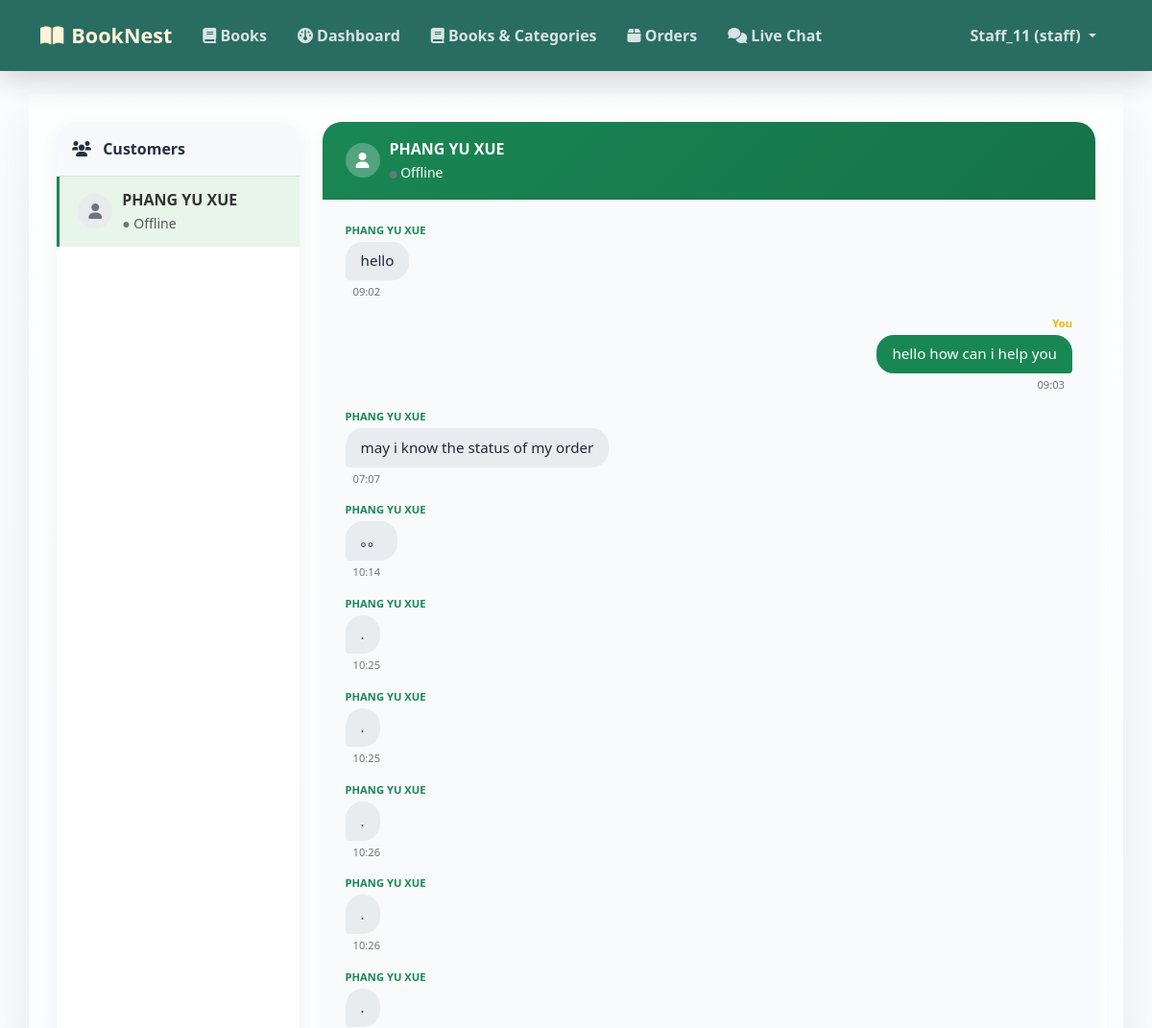
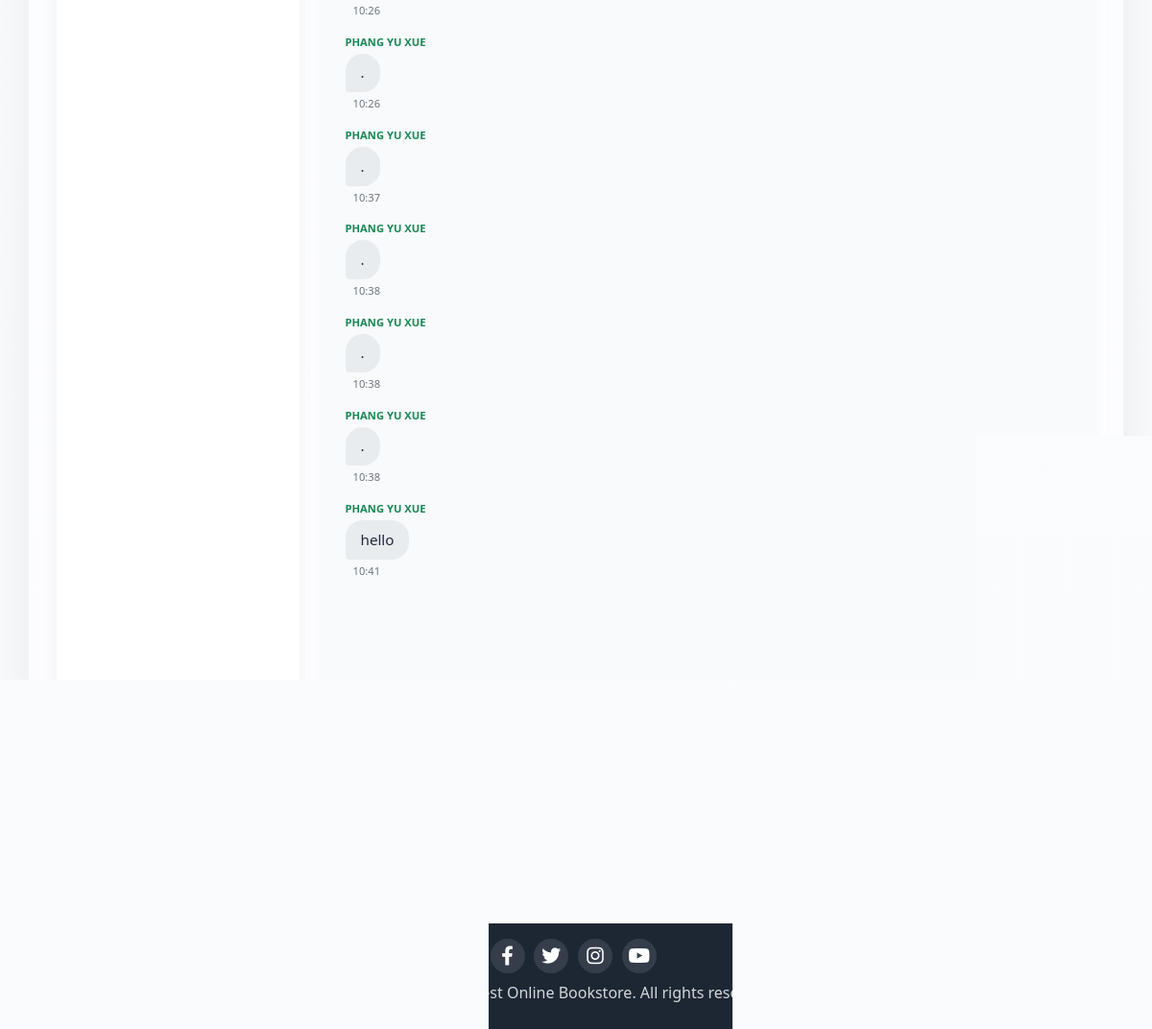
Screenshot of /Staff/chat.php (signed in) with the database file from the repository (2 pictures, top to bottom).
### tables this page shows
CREATE TABLE `users` (
  `id` int(10) UNSIGNED NOT NULL,
  `name` varchar(100) NOT NULL,
  `email` varchar(100) NOT NULL,
  `phone` varchar(20) DEFAULT NULL,
  `address` text DEFAULT NULL,
  `password` varchar(255) NOT NULL,
  `role` enum('customer','staff','admin') NOT NULL DEFAULT 'customer',
  `email_verified` tinyint(1) NOT NULL DEFAULT 0,
  `verification_token` varchar(255) DEFAULT NULL,
  `reset_token` varchar(255) DEFAULT NULL,
  `reset_expires` datetime DEFAULT NULL,
  `created_at` timestamp NOT NULL DEFAULT current_timestamp(),
  `must_change_password` tinyint(1) DEFAULT 0,
  `last_activity` timestamp NULL DEFAULT NULL
);

CREATE TABLE `chat_messages` (
  `id` int(10) UNSIGNED NOT NULL,
  `sender_id` int(10) UNSIGNED NOT NULL,
  `receiver_id` int(10) UNSIGNED NOT NULL,
  `message` text NOT NULL,
  `created_at` timestamp NOT NULL DEFAULT current_timestamp(),
  `is_read` tinyint(1) DEFAULT 0
);

### Staff/chat.php (the view, shortened to what this page needs)
<?php
include '../Customize&Database/header.php';
$staffId = $_SESSION['user_id'];
$customers = $pdo->query("
    SELECT DISTINCT u.id, u.name,
           TIMESTAMPDIFF(SECOND, u.last_activity, NOW()) < 120 AS is_online,
           (SELECT COUNT(*) FROM chat_messages WHERE receiver_id = $staffId AND sender_id = u.id AND is_read = 0) AS unread_count
    FROM chat_messages c
    JOIN users u ON (c.sender_id = u.id OR c.receiver_id = u.id)
    WHERE (c.sender_id = $staffId OR c.receiver_id = $staffId) AND u.role = 'customer'
")->fetchAll();
$selectedCustomer = $_GET['customer_id'] ?? ($customers[0]['id'] ?? 0);
$messages = [];
if ($selectedCustomer) {
    $stmt = $pdo->prepare("SELECT * FROM chat_messages WHERE (sender_id = ? AND receiver_id = ?) OR (sender_id = ? AND receiver_id = ?) ORDER BY created_at ASC");
    $stmt->execute([$staffId, $selectedCustomer, $selectedCustomer, $staffId]);
    $messages = $stmt->fetchAll();
}
$customerStatus = [];
foreach ($customers as $c) {
    $customerStatus[$c['id']] = $c['is_online'];
}
?>
<div class="row g-4">
    <div class="col-md-4 col-lg-3">
        <div class="chat-sidebar">
            <div class="p-3 bg-light border-bottom">
                <i class="fas fa-users me-2"></i> <strong>Customers</strong>
            </div>
            <ul class="list-group list-group-flush">
                <?php foreach ($customers as $c): ?>
                    <li class="list-group-item <?= $selectedCustomer == $c['id'] ? 'active' : '' ?>">
                        <a href="?customer_id=<?= $c['id'] ?>" class="text-decoration-none d-flex align-items-center justify-content-between">
                            <div class="d-flex align-items-center">
                                <div class="customer-avatar">
                                    <i class="fas fa-user text-secondary"></i>
                                </div>
                                <div>
                                    <div class="customer-name"><?= htmlspecialchars($c['name']) ?></div>
                                    <small class="text-muted">
                                        <?php if ($c['is_online']): ?>
                                            <span class="text-success">●</span> Online
                                        <?php else: ?>
                                            <span class="text-secondary">●</span> Offline
                                        <?php endif; ?>
                                    </small>
                                </div>
                            </div>
                        </a>
                    </li>
                <?php endforeach; ?>
            </ul>
        </div>
    </div>
    <div class="col-md-8 col-lg-9">
        <div class="chat-main">
            <div class="chat-header">
                <div class="d-flex align-items-center">
                    <div class="customer-avatar bg-white bg-opacity-25">
                        <i class="fas fa-user"></i>
                    </div>
                    <div>
                        <div class="fw-bold">
                            <?php
                                $customerName = '';
                                foreach ($customers as $c) {
                                    if ($c['id'] == $selectedCustomer) {
                                        $customerName = $c['name'];
                                        break;
                                    }
                                }
                                echo htmlspecialchars($customerName ?: 'Select a customer');
                            ?>
                        </div>
                        <small>
                            <?php if ($selectedCustomer && isset($customerStatus[$selectedCustomer]) && $customerStatus[$selectedCustomer]): ?>
                                <i class="fas fa-circle text-success" style="font-size: 0.5rem;"></i> Online now
                            <?php else: ?>
                                <i class="fas fa-circle text-secondary" style="font-size: 0.5rem;"></i> Offline
                            <?php endif; ?>
                        </small>
                    </div>
                </div>
            </div>
            <div class="chat-messages" id="chatBox">
                <?php foreach ($messages as $msg): ?>
                    <?php
                        $isSent = ($msg['sender_id'] == $staffId);
                        if ($isSent) {
                            $senderName = 'You';
                        } else {
                            $otherName = '';
                            foreach ($customers as $c) {
                                if ($c['id'] == $msg['sender_id']) {
                                    $otherName = $c['name'];
                                    break;
                                }
                            }
                            $senderName = $otherName ?: 'Customer';
                        }
                    ?>
                    <div class="chat-bubble <?= $isSent ? 'sent' : 'received' ?>">
                        <div class="chat-sender"><?= $senderName ?></div>
                        <div class="bubble">
                            <?= nl2br(htmlspecialchars($msg['message'])) ?>
                        </div>
                        <div class="chat-time">
                            <?= date('H:i', strtotime($msg['created_at'])) ?>
                        </div>
                    </div>
                <?php endforeach; ?>
            </div>
            <div class="chat-footer">
                <form method="POST" id="chatForm">
                    <div class="input-group">
                        <input type="text" name="message" class="form-control" placeholder="Type your reply..." required autocomplete="off">
                        <button type="submit" class="btn">
                            <i class="fas fa-paper-plane"></i> Send
                        </button>
                    </div>
                </form>
            </div>
        </div>
    </div>
</div>
<?php include '../Customize&Database/footer.php'; ?>

### Customize&Database/design.css (style rules this page uses)
html, body { min-height: 100%; margin: 0; padding: 0; }
body { background: linear-gradient(180deg, rgba(246, 248, 251, 0.35), rgba(246, 248, 251, 0.55)), url('/finalproject/booknestonlinebookstoresystem/Image/background6.jpg'); background-size: cover; background-position: center center; background-repeat: no-repeat; background-attachment: fixed; color: var(--bn-ink); display: flex; flex-direction: column; font-family: "Segoe UI", Arial, sans-serif; min-height: 100vh; }
body, p, .description, .card-text { color: var(--bn-ink); font-weight: 400; }
.card, .row .col-md-8 { background-color: var(--bn-surface); }
.form-control, .form-select { border: 1px solid #dbe1ea; border-radius: 12px; color: var(--bn-ink); min-height: 46px; padding: 0.68rem 0.9rem; transition: border-color 0.18s ease, box-shadow 0.18s ease; }
.input-group .form-control { border-radius: 0 12px 12px 0; }
.btn { border-radius: 12px; font-weight: 700; }

### Staff/chat.php (style rules this page uses)
.chat-sidebar { background: #fff; border-radius: 20px; box-shadow: 0 8px 20px rgba(0,0,0,0.05); overflow: hidden; height: 100%; }
.chat-sidebar .list-group-item { border: none; border-left: 3px solid transparent; padding: 0.8rem 1.2rem; transition: all 0.2s; position: relative; }
.chat-sidebar .list-group-item.active { background-color: #e8f5e9; border-left-color: #198754; color: #198754; }
.chat-sidebar .list-group-item a { font-weight: 500; display: block; color: #333; }
.chat-main { background: #fff; border-radius: 20px; box-shadow: 0 8px 20px rgba(0,0,0,0.05); overflow: hidden; display: flex; flex-direction: column; height: 100%; min-height: 500px; }
.chat-header { background: linear-gradient(135deg, #198754, #157347); color: white; padding: 1rem 1.5rem; border-bottom: 1px solid rgba(0,0,0,0.05); }
.chat-messages { flex: 1; padding: 1.5rem; overflow-y: auto; background: #f8fafc; }
.chat-bubble { max-width: 75%; margin-bottom: 1rem; display: flex; flex-direction: column; }
.chat-bubble.sent { align-items: flex-end; margin-left: auto; }
.chat-bubble.received { align-items: flex-start; }
.bubble { padding: 0.6rem 1rem; border-radius: 18px; font-size: 0.95rem; line-height: 1.4; word-wrap: break-word; }
.sent .bubble { background: #198754; color: white; border-bottom-right-radius: 4px; }
.received .bubble { background: #e9ecef; color: #1e293b; border-bottom-left-radius: 4px; }
.chat-sender { font-size: 0.7rem; margin-bottom: 0.2rem; font-weight: 600; color: #495057; }
.sent .chat-sender { text-align: right; color: #f8b400; }
.received .chat-sender { text-align: left; color: #198754; }
.chat-time { font-size: 0.7rem; margin-top: 0.25rem; margin-left: 0.5rem; margin-right: 0.5rem; color: #6c757d; }
.chat-footer { background: white; border-top: 1px solid #e9ecef; padding: 1rem; }
.chat-footer .input-group { background: #f1f3f5; border-radius: 50px; padding: 0.2rem 0.2rem 0.2rem 1rem; }
.chat-footer .form-control { border: none; background: transparent; box-shadow: none; padding: 0.6rem 0; }
.chat-footer .btn { border-radius: 50px; padding: 0.4rem 1.2rem; background: #198754; color: white; }
.customer-avatar { width: 36px; height: 36px; background: #e9ecef; border-radius: 50%; display: inline-flex; align-items: center; justify-content: center; margin-right: 10px; }
.customer-name { font-weight: 600; }

### rows the page displays
users: name "PHANG YU XUE"
chat_messages: sender.name "PHANG YU XUE", message "hello", created_at "09:02"
chat_messages: sender "You", message "hello how can i help you", created_at "09:03"
chat_messages: sender.name "PHANG YU XUE", message "may i know the status of my order", created_at "07:07"
chat_messages: sender.name "PHANG YU XUE", message "。。", created_at "10:14"
chat_messages: sender.name "PHANG YU XUE", message ".", created_at "10:25"
chat_messages: sender.name "PHANG YU XUE", message ".", created_at "10:25"
chat_messages: sender.name "PHANG YU XUE", message ".", created_at "10:26"
chat_messages: sender.name "PHANG YU XUE", message ".", created_at "10:26"
chat_messages: sender.name "PHANG YU XUE", message ".", created_at "10:26"
chat_messages: sender.name "PHANG YU XUE", message ".", created_at "10:26"
chat_messages: sender.name "PHANG YU XUE", message ".", created_at "10:37"
chat_messages: sender.name "PHANG YU XUE", message ".", created_at "10:38"
chat_messages: sender.name "PHANG YU XUE", message ".", created_at "10:38"
chat_messages: sender.name "PHANG YU XUE", message ".", created_at "10:38"
chat_messages: sender.name "PHANG YU XUE", message "hello", created_at "10:41"

### other values shown
$_SESSION['user_name'] "Staff_11"
$_SESSION['user_role'] "staff"
